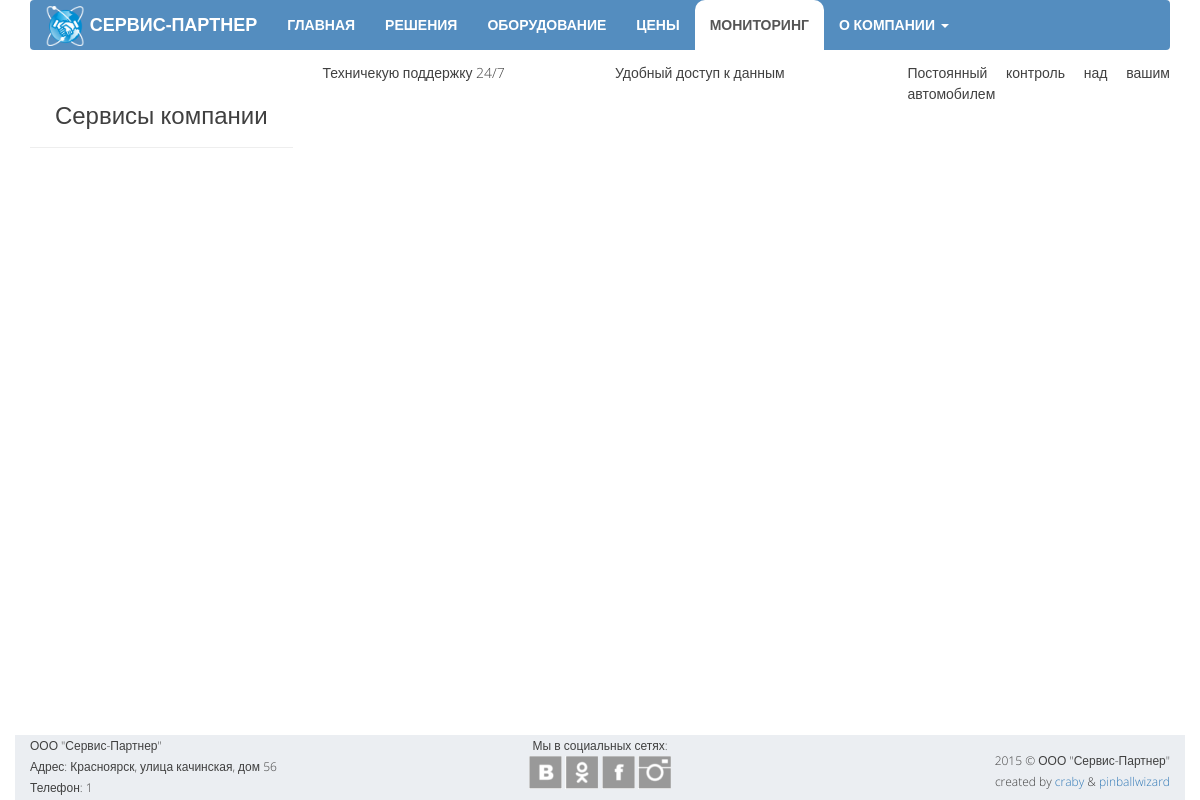
/services, run on an earlier commit of the app's database.
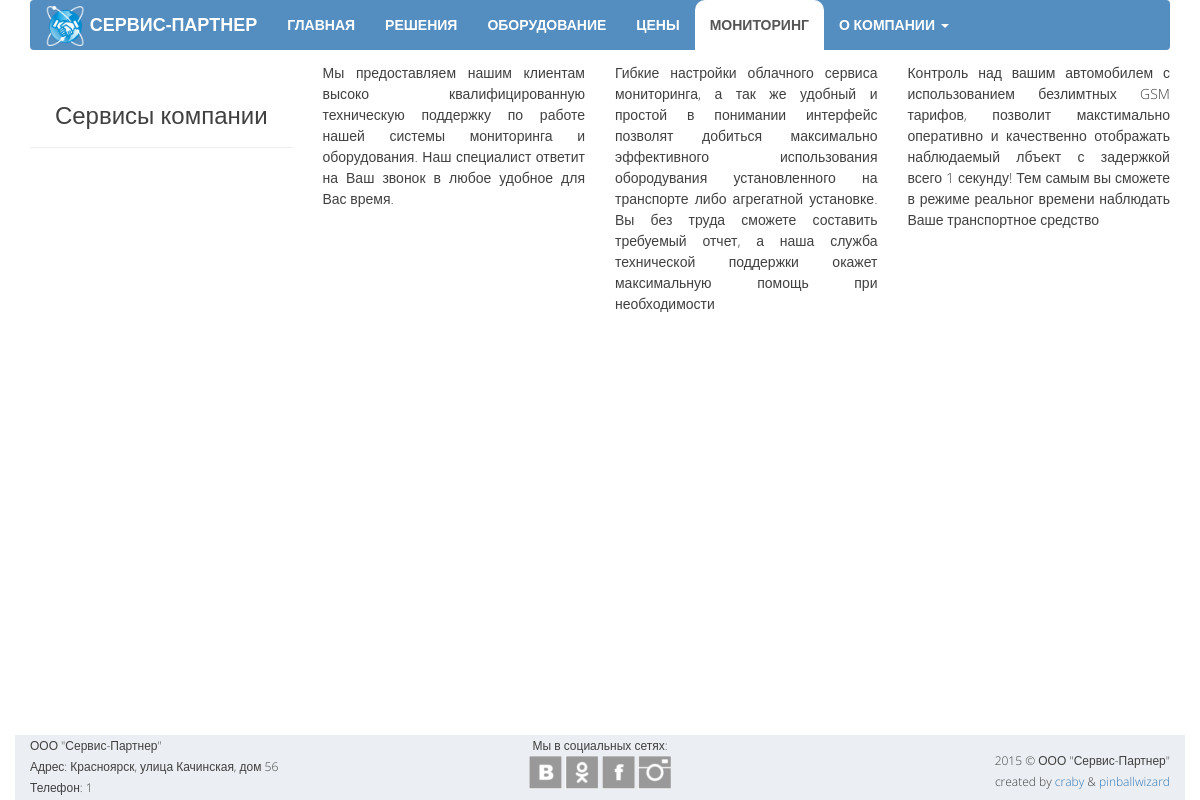
And on a later commit of the database.
### opensky/models.py (models this page shows, shortened)
class Service(models.Model):
    header = models.CharField("Заголовок", max_length=100)
    text = models.TextField("Описание", max_length=10000)

class Office(models.Model):
    MAP_CHOICES = (
        ('yandex#map', 'Схема'),
        ('yandex#satellite', 'Спутник'),
        ('yandex#hybrid', 'Гибрид'),
        ('yandex#publicMap', 'Народная'),
        ('yandex#publicMapHybrid', 'Народная+Гибрид'),
    )
    address = models.CharField("Контактный адресс", max_length=100, blank=True)
    email = models.EmailField("Контактная почта", max_length=50, blank=True)
    phone1 = models.CharField("Телефон офиса", max_length=15, blank=True)
    phone2 = models.CharField("Телефон техподдержки", max_length=15, blank=True)
    latitude = models.CharField("Широта", max_length=10)
    longitude = models.CharField("Долгота", max_length=10)
    maptype = models.CharField("Тип карты", max_length=30, choices=MAP_CHOICES, default='yandex#map')

### opensky/views.py (the view)
# urls.py: url(r'^services', views.services, name='services'),
def services(request):
    data = {
        'services': Service.objects.all(),
        'widgets': SocialWidget.objects.all(),
        'office': Office.objects.get(pk=1),
    }
    return render(request, 'opensky/services.html', data)

### opensky/templates/opensky/services.html (shortened to what this page needs)
{% extends "opensky/template.html" %}
{% block body %}
    <div class="container text-center">
        <div class="row">
            <div class="col-md-3">
                <div class="page-header text-center">
                    <h3>Сервисы компании</h3>
                </div>
            </div>
            <div class="col-md-9">
                <div class="row">
                    {% for service in services %}
                        <div class="col-md-4 text-justify">
                            <p>{{ service.text|safe }}</p>
                        </div>
                    {% endfor %}
                </div>
            </div>
        </div>
    </div>
{% endblock %}

### opensky/templates/opensky/template.html (shortened to what this page needs)
<!DOCTYPE html>
<html>
<head lang="en">
    {% load staticfiles %}
    <link rel="stylesheet" href="https://maxcdn.bootstrapcdn.com/bootstrap/3.3.4/css/bootstrap.min.css">
    <link href="{% static 'opensky/style/mystyle.css' %}" rel="stylesheet">
</head>
<body>
    {% block header %}
    <header class="header">
        <div class="container">
            <nav class="navbar navbar-default">
                <div class="navbar-header hidden-sm">
                    <a class="navbar-brand" href="{% url 'home' %}">
                        <img src="{% static 'opensky/images/logo-small.png' %}" height="40px" width="40px">
                        <span class="hidden-md">СЕРВИС-ПАРТНЕР</span>
                    </a>
                </div>
                <div class="collapse navbar-collapse" id="myNavbar">
                    <ul class="mynav nav navbar-nav">
                        <li><a href="{% url 'home' %}">ГЛАВНАЯ</a></li>
                        <li><a href="{% url 'features' %}">РЕШЕНИЯ</a></li>
                        <li><a href="{% url 'equipment' %}">ОБОРУДОВАНИЕ</a></li>
                        <li><a href="{% url 'pricing' %}">ЦЕНЫ</a></li>
                        <li><a href="{% url 'services' %}">МОНИТОРИНГ</a></li>
                        <li class="dropdown text-nowrap">
                            <a class="dropdown-toggle" data-toggle="dropdown" id="menu1" href="#">
                                О КОМПАНИИ
                                <span class="caret"></span>
                            </a>
                        </li>
                    </ul>
                </div>
            </nav>
        </div>
    </header>
    {% endblock header %}
    {% block body %}
    {% endblock body %}
    <footer class="footer">
        <div class="container">
            <div class="row">
                <div class="col-md-4 hidden-xs hidden-sm">
                    ООО "Сервис-Партнер"<br>
                    Адрес: {{ office.address }}<br>
                    Телефон: {{ office.phone1 }}
                </div>
                <div class="col-md-4 col-xs-6 text-center">
                    Мы в социальных сетях:<br>
                    {% for widget in widgets %}
                        <a href="{{ widget.url }}"><div class="s-l {{ widget.name }}"></div></a>
                    {% endfor %}
                </div>
                <div class="col-md-4 col-xs-6 text-right">
                    <span>2015 © ООО "Сервис-Партнер"<br> created by
                        <a href="https://github.com/craby-c">craby</a> &
                        <a href="https://github.com/pinballwizard">pinballwizard</a>
                    </span>
                </div>
            </div>
        </div>
    </footer>
</body>
</html>

What changed in the data, as far as the page shows it:
changed Service: text "Техничекую поддержку 24/7" → "Мы предоставляем нашим клиентам высоко квалифицированную техническую поддержку по работе нашей системы мониторинга и оборудования. Наш специалист ответит на Ваш звонок в любое удобное для Вас время."
changed Service: text "Удобный доступ к данным" → "Гибкие настройки облачного сервиса мониторинга, а так же удобный и простой в понимании интерфейс позволят добиться максимально эффективного использования обородувания установленного на транспорте либо агрегатной установке. Вы без труда сможете составить требуемый отчет, а наша служба технической поддержки окажет максимальную помощь при необходимости"
changed Service: text "Постоянный контроль над вашим автомобилем" → "Контроль над вашим автомобилем с использованием безлимтных GSM тарифов, позволит макстимально оперативно и качественно отображать наблюдаемый лбъект с задержкой всего 1 секунду! Тем самым вы сможете в режиме реальног времени наблюдать Ваше транспортное средство"
changed Office: address "Красноярск, улица качинская, дом 56" → "Красноярск, улица Качинская, дом 56"
